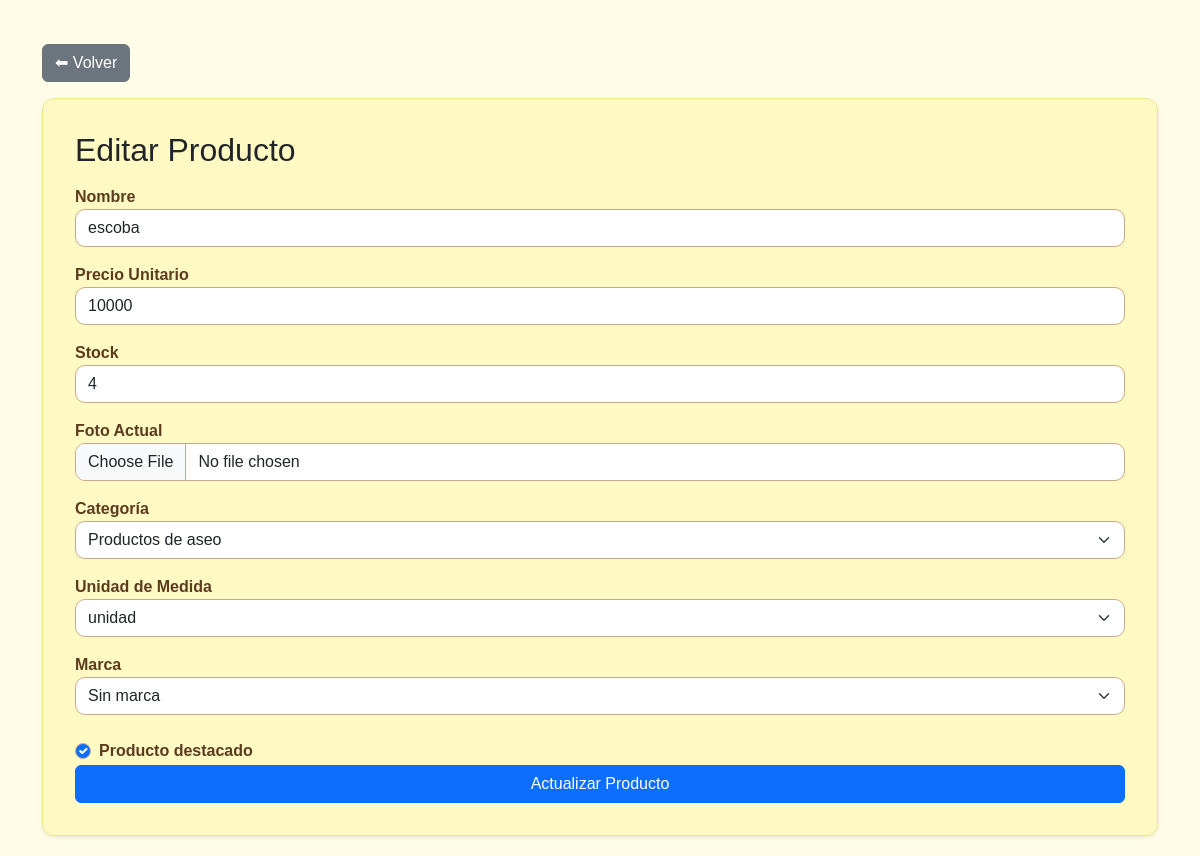
Screenshot of /tienda_la_ventanita-mvc/index.php?action=productoEditar&id=12 (signed in) with the database file from the repository.
### tables this page shows
CREATE TABLE `productos` (
  `idProducto` int(11) NOT NULL,
  `nombre` varchar(20) DEFAULT NULL,
  `preUnitario` int(11) DEFAULT NULL,
  `stock` int(11) DEFAULT NULL,
  `foto` varchar(255) DEFAULT NULL,
  `idCategoria` int(11) DEFAULT NULL,
  `idUnidad_medida` int(11) DEFAULT NULL,
  `idMarca` int(11) DEFAULT NULL,
  `destacado` tinyint(1) DEFAULT 0
);

CREATE TABLE `categorias` (
  `idCategoria` int(11) NOT NULL,
  `nombre` varchar(30) DEFAULT NULL
);

CREATE TABLE `unidad_medida` (
  `idUnidad` int(11) NOT NULL,
  `nombre` varchar(20) DEFAULT NULL
);

CREATE TABLE `marcas` (
  `idMarca` int(11) NOT NULL,
  `nombre` varchar(30) DEFAULT NULL
);

### tienda_la_ventanita-mvc/Controllers/ProductoController.php (called while the page is built, shortened)
<?php
require_once './Model/ProductoModel.php';
class ProductoController
{
    private $model;
    public function __construct()
    {
        $db = (new Database())->getConnection();
        $this->model = new ProductoModel($db);
    }
    public function editarForm($id)
    {
        $producto   = $this->model->obtenerPorId($id);
        $categorias = $this->model->getCategorias();
        $unidades   = $this->model->getUnidades();
        $marcas     = $this->model->getMarcas();
        include './Views/Productos/editar.php';
    }
}

### tienda_la_ventanita-mvc/Model/ProductoModel.php (called while the page is built, shortened)
<?php
class ProductoModel
{
    private $conn;
    public function __construct($db)
    {
        $this->conn = $db;
    }
    public function getCategorias()
{
    $stmt = $this->conn->prepare("SELECT * FROM categorias ORDER BY nombre ASC");
    $stmt->execute();
    return $stmt->fetchAll(PDO::FETCH_ASSOC);
}
public function getUnidades()
{
    $stmt = $this->conn->prepare("SELECT * FROM unidad_medida ORDER BY nombre ASC");
    $stmt->execute();
    return $stmt->fetchAll(PDO::FETCH_ASSOC);
}
public function getMarcas()
{
    $stmt = $this->conn->prepare("SELECT * FROM marcas ORDER BY nombre ASC");
    $stmt->execute();
    return $stmt->fetchAll(PDO::FETCH_ASSOC);
}
public function obtenerPorId($id)
{
    $sql = "SELECT p.*, c.nombre AS categoria
            FROM productos p
            LEFT JOIN categorias c ON p.idCategoria = c.idCategoria
            WHERE p.idProducto = :id";
    $stmt = $this->conn->prepare($sql);
    $stmt->bindParam(':id', $id);
    $stmt->execute();
    return $stmt->fetch(PDO::FETCH_ASSOC);
}
}

### tienda_la_ventanita-mvc/Views/Productos/editar.php (the view, shortened to what this page needs)
<!DOCTYPE html>
<html lang="es">
<head>
<link href="https://cdn.jsdelivr.net/npm/bootstrap@5.3.3/dist/css/bootstrap.min.css" rel="stylesheet">
<link rel="stylesheet" href="Views/css/styles.css">
</head>
<body>
<div class="container mt-4">
    <a href="index.php?action=productos" class="btn btn-secondary mb-3">⬅ Volver</a>
    <div class="form-card shadow-sm">
        <h2 class="mb-3">Editar Producto</h2>
        <form action="index.php?action=productoActualizar" method="POST" enctype="multipart/form-data">
            <label>Nombre</label>
            <input type="text" name="nombre" value="<?= $producto['nombre'] ?>" class="form-control mb-3" required>
            <label>Precio Unitario</label>
            <input type="number" name="preUnitario" value="<?= $producto['preUnitario'] ?>" class="form-control mb-3" required>
            <label>Stock</label>
            <input type="number" name="stock" value="<?= $producto['stock'] ?>" class="form-control mb-3" required>
            <label>Foto Actual</label><br>
            <input type="file" name="foto" class="form-control mb-3">
            <label>Categoría</label>
            <select name="idCategoria" class="form-select mb-3" required>
                <?php foreach($categorias as $c): ?>
                    <option value="<?= $c['idCategoria'] ?>"
                        <?= ($c['idCategoria'] == $producto['idCategoria']) ? 'selected' : '' ?>>
                        <?= $c['nombre'] ?>
                    </option>
                <?php endforeach; ?>
            </select>
            <label>Unidad de Medida</label>
            <select name="idUnidad_medida" class="form-select mb-3" required>
                <?php foreach ($unidades as $u): ?>
                    <option value="<?= $u['idUnidad'] ?>"
                        <?= ($u['idUnidad'] == $producto['idUnidad_medida']) ? 'selected' : '' ?>>
                        <?= $u['nombre'] ?>
                    </option>
                <?php endforeach; ?>
            </select>
            <label>Marca</label>
            <select name="idMarca" class="form-select mb-4" required>
                <?php foreach($marcas as $m): ?>
                    <option value="<?= $m['idMarca'] ?>"
                        <?= ($m['idMarca'] == $producto['idMarca']) ? 'selected' : '' ?>>
                        <?= $m['nombre'] ?>
                    </option>
                <?php endforeach; ?>
            </select>
            <div class="form-check">
                <input class="form-check-input"
                    type="checkbox"
                    name="destacado"
                    value="1"
                    <?= ($producto['destacado'] == 1) ? 'checked' : '' ?>>
                <label class="form-check-label">
                    Producto destacado
                </label>
            </div>
            <button class="btn btn-primary w-100">Actualizar Producto</button>
        </form>
    </div>
</div>
</body>
</html>

### tienda_la_ventanita-mvc/Views/css/styles.css (style rules this page uses)
body { background: #FFF8ED; font-family: "Poppins", sans-serif; padding: 20px; }
label { font-weight: 600; color: #5C3B1E; }
input, select { border-radius: 10px !important; border: 1px solid #C9A98E !important; }
body { background: #fffde7; }
.form-card { background: #fff9c4; padding: 2rem; border-radius: 12px; border: 1px solid #f0e68c; }

### rows the page displays
productos: nombre "escoba", preUnitario "10000", stock "4", idCategoria "Productos de aseo", idUnidad_medida "unidad", idMarca "Sin marca", destacado "☑"
